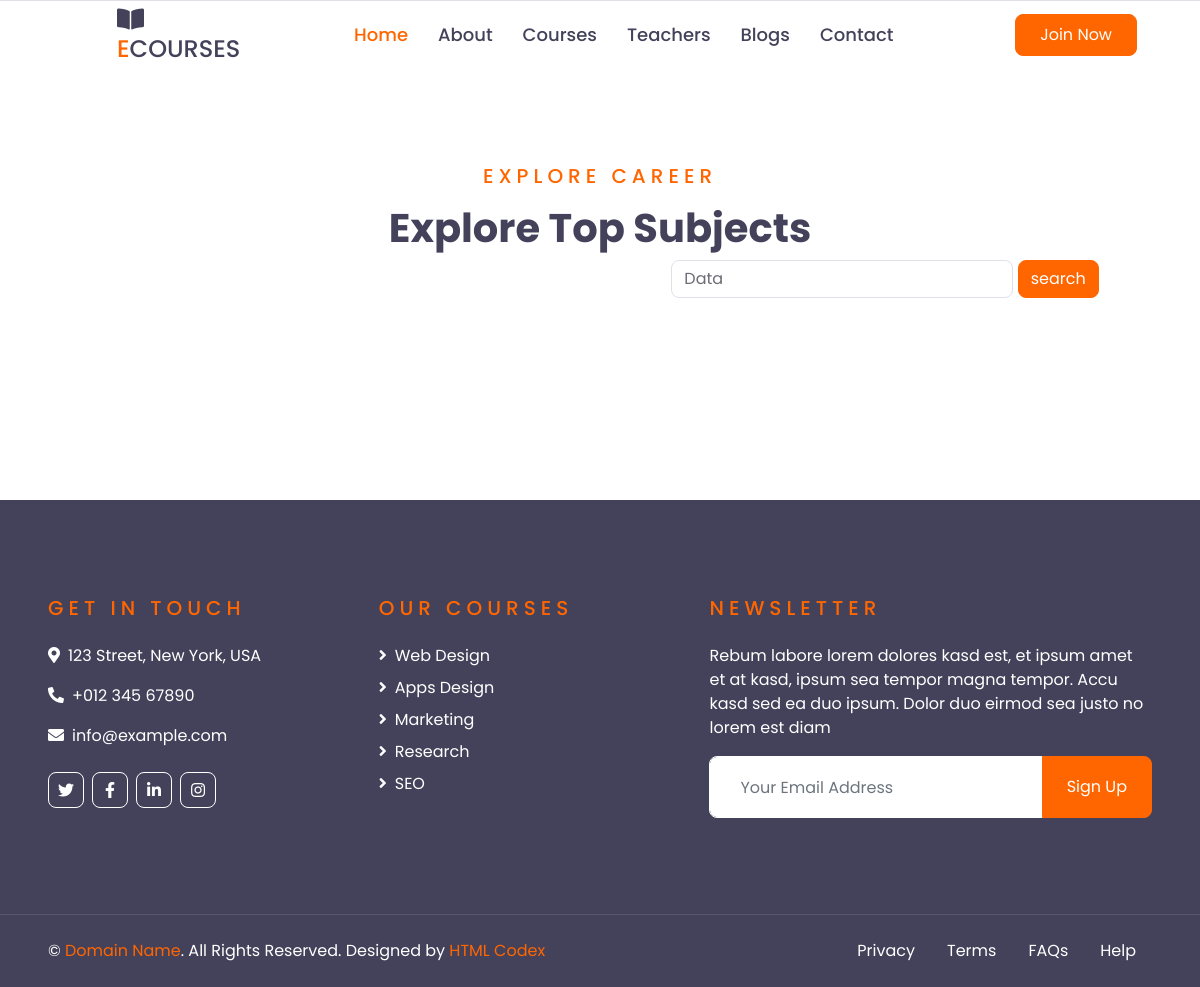
/view-catagories, run on an earlier commit of the app's database.
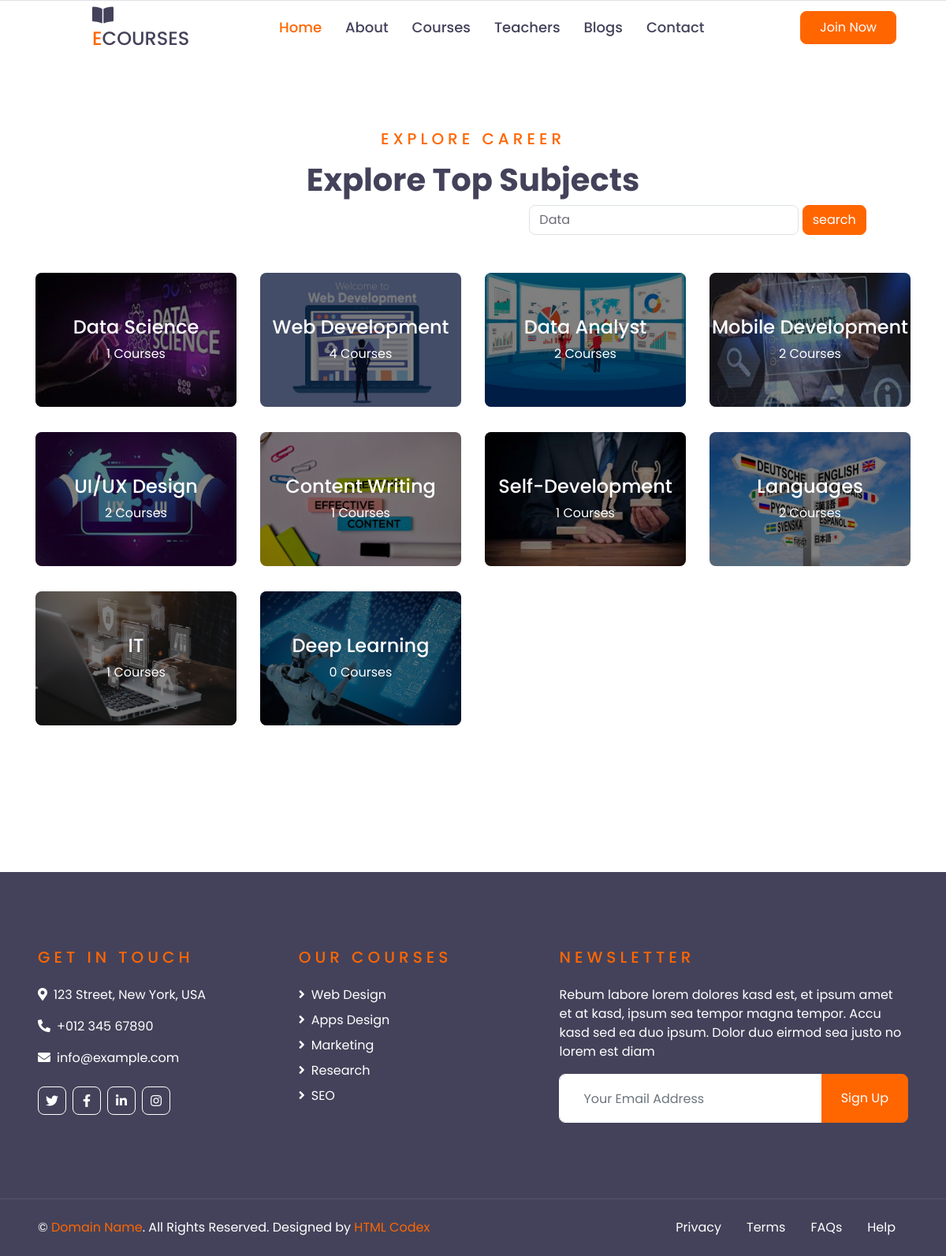
And on a later commit of the database.
### courses_card/models.py (models this page shows)
class AddCourseCategory(models.Model):
    print("Add Catergory")
    course_category = models.CharField(max_length=50)
    course_category_code = models.CharField(max_length=50,default=random.randint(00000,999999)+2)
    category_img = models.FileField(upload_to="catagory_img/",max_length=250,default=None,null=True)
    category_url = AutoSlugField(populate_from = 'course_category',unique=True,null=True,default=None)

### ecourse/views.py (the view)
# urls.py: path('view-catagories',views.all_categories)
def all_categories(response):
    course_categories = AddCourseCategory.objects.all()
    count_of_courses =[]
    try:
        for x in range(1,len(course_categories)+1):
            count_of_courses.append( (Courses.objects.filter(course_type="{}".format(x)).count()))
        zipped_data = zip(count_of_courses,course_categories)
        data = {
            'zipped_data':zipped_data
             }
    except:
        print("Unexpected Error in views.allcategories")
        pass
    return render(response,"categories.html",data)

### template/categories.html
{% extends 'base.html' %}
{% block content %}
    <div class="container-fluid py-5">
        <div class="container pt-5 pb-3">
            <div class="text-center mb-5">
                <h5 class="text-primary text-uppercase mb-3" style="letter-spacing: 5px;">Explore Career</h5>
                <h1> Explore Top Subjects</h1>
                <div class="row">
                    <div class="col-6">
                     </div>
                        <div class="col-6">
                        <div class="input-group-col-6">
                            <input type="search" value="Data" class="btn border rounded" style="text-align: left" placeholder="Search" aria-label="Search" aria-describedby="search-addon" />
                            <button type="button" class="btn btn-primary">search</button>
                         </div>
                        </div>
                    </div>
            </div>
            <div class="row">
                {% for count_course,course in zipped_data %}
                <div class="col-lg-3 col-md-6 mb-4">
                    <div class="cat-item position-relative overflow-hidden rounded mb-2">
                        <img class="img-fluid update_url" src="/media/{{ course.category_img }}" alt="">
                        <a class="cat-overlay text-white text-decoration-none" href="">
                            <h4 class="text-white font-weight-medium">{{ course.course_category }}</h4>
                            <span>{{ count_course }} Courses</span>
                        </a>
                    </div>
                </div>
                {% endfor %}
            </div>
        </div>
    </div>
{% endblock %}

What changed in the data, as far as the page shows it:
added AddCourseCategory: category_img (picture), course_category "Data Science", id "1"
added AddCourseCategory: category_img (picture), course_category "Web Development", count_course "4"
added AddCourseCategory: category_img (picture), course_category "Data Analyst", count_course "2"
added AddCourseCategory: category_img (picture), course_category "Mobile Development", count_course "2"
added AddCourseCategory: category_img (picture), course_category "UI/UX Design", count_course "2"
added AddCourseCategory: category_img (picture), course_category "Content Writing", count_course "1"
added AddCourseCategory: category_img (picture), course_category "Self-Development", count_course "1"
added AddCourseCategory: category_img (picture), course_category "Languages", count_course "2"
added AddCourseCategory: category_img (picture), course_category "IT", count_course "1"
added AddCourseCategory: category_img (picture), course_category "Deep Learning", count_course "0"
